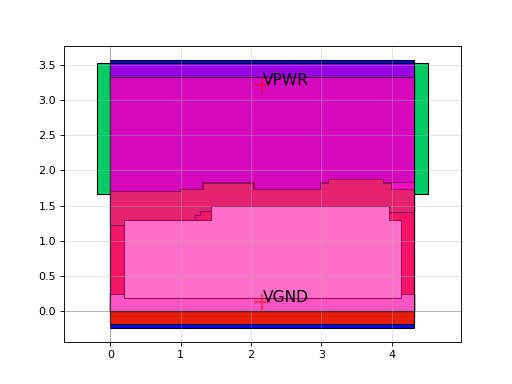

This chart was generated by the following Python code:
import sky130

c = sky130.components.sky130_fd_sc_hs__o211a_1()
c.plot()
